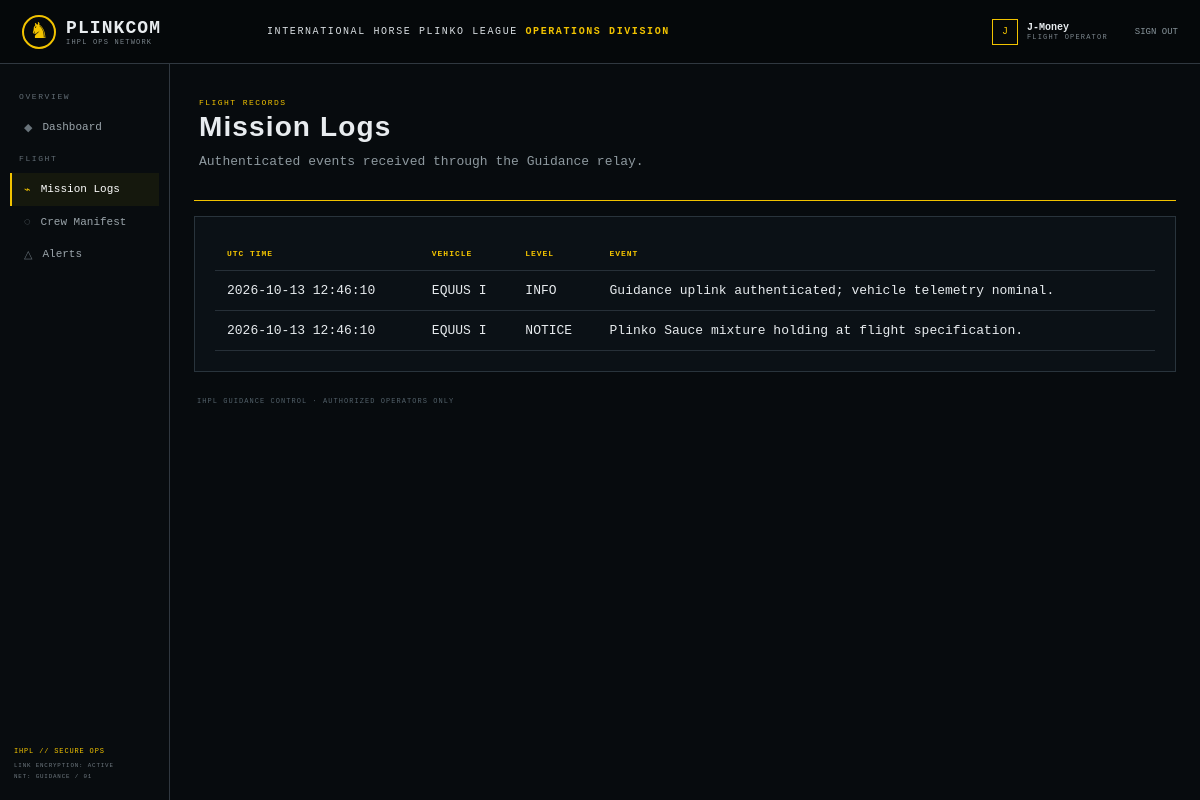
Page /plinkcom/public/mission-logs.php (signed in) on the committed database.
### tables this page shows
CREATE TABLE IF NOT EXISTS mission_events (
    id BIGINT UNSIGNED AUTO_INCREMENT PRIMARY KEY,
    rocket_id INT UNSIGNED NOT NULL,
    severity ENUM('INFO','NOTICE','WARNING') NOT NULL DEFAULT 'INFO',
    event_text VARCHAR(255) NOT NULL,
    occurred_at TIMESTAMP NOT NULL DEFAULT CURRENT_TIMESTAMP,
    CONSTRAINT fk_event_rocket FOREIGN KEY (rocket_id) REFERENCES rockets(id) ON DELETE CASCADE
);

CREATE TABLE IF NOT EXISTS rockets (
    id INT UNSIGNED AUTO_INCREMENT PRIMARY KEY,
    callsign VARCHAR(64) NOT NULL UNIQUE,
    mission VARCHAR(128) NOT NULL,
    status ENUM('NOMINAL','HOLD','ABORT') NOT NULL DEFAULT 'NOMINAL',
    phase VARCHAR(64) NOT NULL,
    altitude_km DECIMAL(10,2) NOT NULL DEFAULT 0,
    velocity_kms DECIMAL(8,3) NOT NULL DEFAULT 0,
    fuel_percent DECIMAL(5,2) NOT NULL DEFAULT 100,
    engine_temp_c DECIMAL(7,2) NOT NULL DEFAULT 21,
    updated_at TIMESTAMP NOT NULL DEFAULT CURRENT_TIMESTAMP ON UPDATE CURRENT_TIMESTAMP
);

### plinkcom/public/mission-logs.php (the view, shortened to what this page needs)
<?php
require_once dirname(__DIR__) . '/app/bootstrap.php';
$events = [];
try { $events = db()->query('SELECT r.callsign, e.severity, e.event_text, e.occurred_at FROM mission_events e JOIN rockets r ON r.id=e.rocket_id ORDER BY e.occurred_at DESC LIMIT 50')->fetch_all(MYSQLI_ASSOC); } catch (Throwable $e) { error_log($e->getMessage()); }
page_top('Mission Logs', '/mission-logs.php');
?>
<div class="page-heading"><p class="eyebrow">FLIGHT RECORDS</p><h1>Mission Logs</h1><p>Authenticated events received through the Guidance relay.</p></div>
<section class="card"><table><thead><tr><th>UTC TIME</th><th>VEHICLE</th><th>LEVEL</th><th>EVENT</th></tr></thead><tbody><?php foreach ($events as $event): ?><tr><td><?= e($event['occurred_at']) ?></td><td><?= e($event['callsign']) ?></td><td><?= e($event['severity']) ?></td><td><?= e($event['event_text']) ?></td></tr><?php endforeach; ?></tbody></table></section>
<?php page_bottom(); ?>

### plinkcom/app/bootstrap.php (shortened to what this page needs)
<?php
function db(): mysqli
{
    $connection = new mysqli(
        getenv('PLINKCOM_DB_HOST') ?: '172.16.1.40',
        getenv('PLINKCOM_DB_USER') ?: 'jmoney',
        getenv('PLINKCOM_DB_PASSWORD') ?: 'H00ves0nTheM00n',
        getenv('PLINKCOM_DB_NAME') ?: 'plinkcom',
        (int) (getenv('PLINKCOM_DB_PORT') ?: 3306)
    );
    $connection->set_charset('utf8mb4');
    return $connection;
}
function e(string $value): string
{
    return htmlspecialchars($value, ENT_QUOTES | ENT_SUBSTITUTE, 'UTF-8');
}
function nav_item(string $href, string $label, string $icon, string $active): string
{
    $class = $active === $href ? 'nav-item active' : 'nav-item';
    return '<a class="' . $class . '" href="' . e($href) . '"><span>' . e($icon) . '</span>' . e($label) . '</a>';
}
function page_top(string $title, string $active = '/dashboard.php'): void
{
    $user = e($_SESSION['user']['display_name'] ?? 'Flight Operator');
    $safeTitle = e($title);
    echo <<<HTML
<!doctype html>
<html lang="en">
<head>
  <meta charset="utf-8">
  <meta name="viewport" content="width=device-width, initial-scale=1">
  <title>{$safeTitle} · PLINKCOM</title>
  <link rel="stylesheet" href="/assets/plinkcom.css">
</head>
<body>
<header class="topbar">
  <a class="brand" href="/dashboard.php"><span class="crest">♞</span><span><b>PLINKCOM</b><small>IHPL OPS NETWORK</small></span></a>
  <div class="system-title">INTERNATIONAL HORSE PLINKO LEAGUE <strong>OPERATIONS DIVISION</strong></div>
  <div class="operator"><span class="operator-mark">J</span><span><b>{$user}</b><small>FLIGHT OPERATOR</small></span><a href="/logout.php">SIGN OUT</a></div>
</header>
<div class="shell">
  <aside class="sidebar">
    <p class="nav-label">OVERVIEW</p>
HTML;
    echo nav_item('/dashboard.php', 'Dashboard', '◆', $active);
    echo '<p class="nav-label">FLIGHT</p>';
    echo nav_item('/mission-logs.php', 'Mission Logs', '⌁', $active);
    echo nav_item('/crew-manifest.php', 'Crew Manifest', '◌', $active);
    echo nav_item('/alerts.php', 'Alerts', '△', $active);
    echo '<div class="sidebar-foot"><span>IHPL // SECURE OPS</span><small>LINK ENCRYPTION: ACTIVE<br>NET: GUIDANCE / 01</small></div></aside><main class="content">';
}
function page_bottom(): void
{
    echo '<footer>IHPL GUIDANCE CONTROL · AUTHORIZED OPERATORS ONLY</footer></main></div><script src="/assets/plinkcom.js"></script></body></html>';
}

### plinkcom/public/assets/plinkcom.css (style rules this page uses)
:root { --ink:#070b0e;--panel:#0b1116;--line:#273038;--muted:#89949c;--gold:#f2c300;--blue:#6ca9d6;--good:#8ac37d;--text:#e8ecef }
* { box-sizing:border-box }
html,body { margin:0;min-height:100%;background:var(--ink);color:var(--text);font-family:Consolas,"SFMono-Regular",monospace;font-size:13px }
a { color:inherit;text-decoration:none }
.topbar { height:64px;border-bottom:1px solid #303840;display:flex;align-items:center;padding:0 22px;background:#05080a;position:sticky;top:0;z-index:2 }
.brand { display:flex;align-items:center;gap:10px;width:245px }
.brand b { font-size:18px;letter-spacing:.06em }
.brand small,.operator small { display:block;color:#7b858c;font-size:7px;letter-spacing:.17em }
.crest,.login-crest { color:var(--gold);border:2px solid var(--gold);border-radius:50%;display:grid;place-items:center }
.crest { width:34px;height:34px;font-size:22px }
.system-title { font-size:10px;letter-spacing:.16em;flex:1;color:#d9dee2 }
.system-title strong { color:var(--gold) }
.operator { display:flex;align-items:center;gap:9px;font-size:10px }
.operator-mark { width:26px;height:26px;border:1px solid var(--gold);color:var(--gold);display:grid;place-items:center }
.operator a { margin-left:18px;color:#87939a;font-size:9px }
.shell { display:grid;grid-template-columns:170px 1fr;min-height:calc(100vh - 64px) }
.sidebar { border-right:1px solid #303840;position:relative;padding:18px 10px;background:#080c0f }
.nav-label { color:#626d75;font-size:8px;letter-spacing:.2em;margin:10px 9px }
.nav-item { display:flex;gap:10px;padding:10px 12px;color:#9ba5ab;font-size:11px;border-left:2px solid transparent }
.nav-item:hover,.nav-item.active { background:#15180d;color:#fff;border-left-color:var(--gold) }
.nav-item span { color:#68737a }
.nav-item.active span { color:var(--gold) }
.sidebar-foot { position:absolute;bottom:18px;left:14px;color:var(--gold);font-size:7px;letter-spacing:.12em }
.sidebar-foot small { display:block;color:#6f7980;line-height:1.8;margin-top:6px }
.content { padding:22px 24px 0;min-width:0 }
.eyebrow { font-size:8px;letter-spacing:.18em;color:var(--gold);margin:0 0 6px }
.mission-head h1,.page-heading h1 { font:700 28px/1 Arial,sans-serif;margin:0 0 5px;letter-spacing:.04em }
table { width:100%;border-collapse:collapse }
th,td { text-align:left;padding:12px;border-bottom:1px solid #273038 }
th { color:var(--gold);font-size:8px;letter-spacing:.12em }
.page-heading { border-bottom:1px solid var(--gold);padding:12px 5px 18px;margin-bottom:15px }
.page-heading p:last-child { color:#8e999f }
.card { border:1px solid #29343c;background:#0b1116;padding:20px }
footer { color:#53616a;font-size:7px;letter-spacing:.15em;padding:25px 3px }

### rows in the picture
mission_events: occurred_at "2026-10-13 12:46:10", rocket.callsign "EQUUS I", severity "INFO", event_text "Guidance uplink authenticated; vehicle telemetry nominal."
mission_events: occurred_at "2026-10-13 12:46:10", rocket.callsign "EQUUS I", severity "NOTICE", event_text "Plinko Sauce mixture holding at flight specification."

### other values in the picture
$user "J-Money"
$icon "◆ ⌁ ◌ △"
$label "Dashboard Mission Logs Crew Manifest Alerts"
